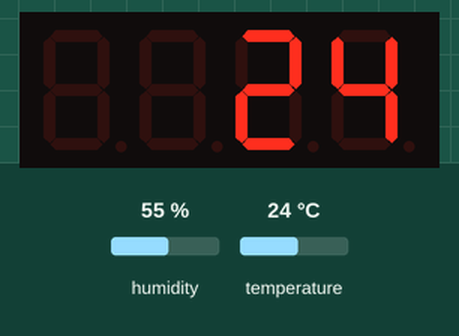
This sketch was run on a simulated Arduino Uno, built with avr-gcc and run on an emulated ATmega328P. On the bench: 4-digit seven-segment display. The inputs (shaded band) are chosen by the test bench; at power-on: temperature 24 °C, humidity 55 %.

Above: at 3.0 s.
3.1 s: temperature set to 12 °C
At 5.2 s:
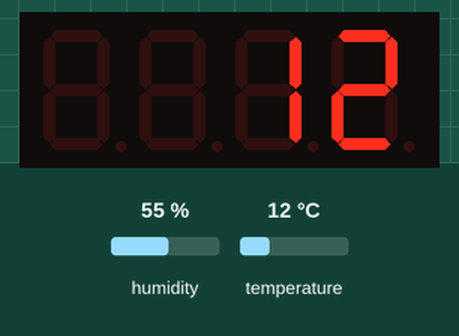
6.0 s: temperature set to 19 °C
At 7.9 s:
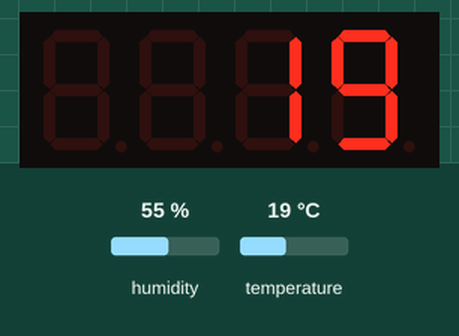
8.9 s: temperature set to 28 °C
At 11.9 s:
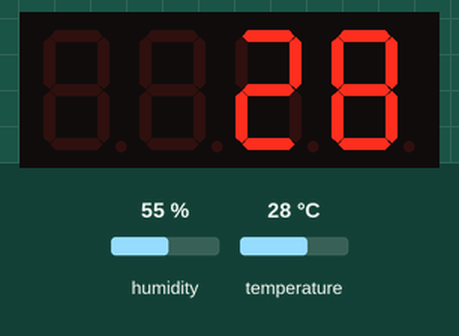
Timing chart, 0 to 13.4 s (numbered marks = the images above; inputs shaded):
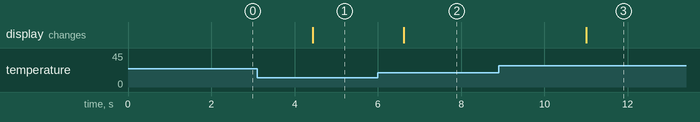

Measured:
- after the input at 3.1 s, the display: changes after 1.3 s (image 1)
- after the input at 6.0 s, the display: changes after 0.62 s (image 2)
- after the input at 8.9 s, the display: changes after 2.1 s (image 3)

The sketch:

termometer.ino
```cpp
#include "DHT.h"
#include <Arduino.h>
#include <TM1637Display.h>

DHT dht(2, DHT11);

#define CLK 4
#define DIO 3
TM1637Display display(CLK, DIO);

void setup()
{
  dht.begin();
  Serial.begin(9600);
  display.setBrightness(0x01);
}

void loop()
{
  float t = dht.readTemperature();
  display.showNumberDec(int(t), false);
  delay(250);
}
```
